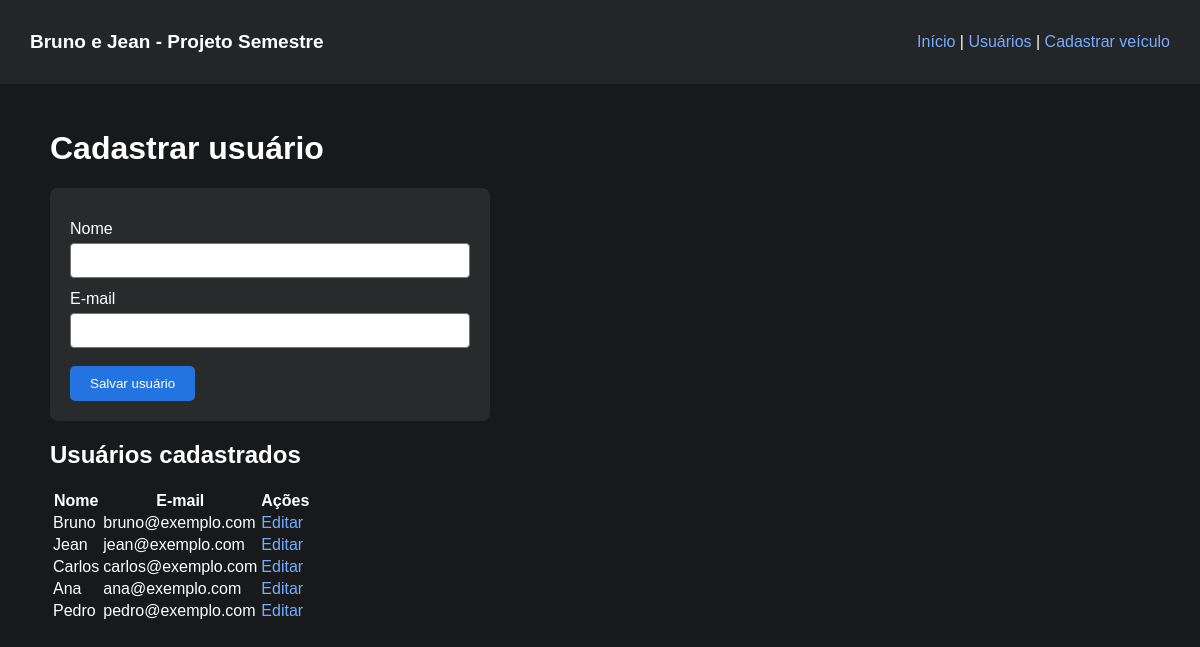
The app's page /usuarios.php with its own data.
### tables this page shows
CREATE TABLE IF NOT EXISTS usuarios (
 id_usuario INT AUTO_INCREMENT PRIMARY KEY,
 nome VARCHAR(100) NOT NULL,
 email VARCHAR(100) NOT NULL
);

### UsuarioDAO.php (called while the page is built, shortened)
<?php
class UsuarioDAO {
    private $conexao;
    function __construct($conexao) {
        $this->conexao = $conexao;
    }
    function listar() {
        $sql = "SELECT * FROM usuarios";
        $comando = $this->conexao->prepare($sql);
        $comando->execute();
        return $comando->fetchAll(PDO::FETCH_ASSOC);
    }
}

### usuarios.php (the view, shortened to what this page needs)
<?php
require_once "conexao.php";
require_once "UsuarioDAO.php";
$dao = new UsuarioDAO($conexao);
$id = isset($_GET["id"]) ? (int) $_GET["id"] : 0;
$usuario = $id ? $dao->buscarPorId($id) : false;
$usuarios = $dao->listar();
?>
<!DOCTYPE html>
<html lang="pt-br">
<head><meta charset="UTF-8"><title>Usuários - Bruno e Jean</title><link rel="stylesheet" href="style.css"></head>
<body>
<header><h2>Bruno e Jean - Projeto Semestre</h2><nav><a href="index.php">Início</a> | <a href="usuarios.php">Usuários</a> | <a href="anunciar.php">Cadastrar veículo</a></nav></header>
<main>
<h1><?php echo $usuario ? "Editar usuário" : "Cadastrar usuário"; ?></h1>
<form method="post">
<label>Nome</label>
<input type="text" name="nome" required maxlength="100" value="<?php echo htmlspecialchars($usuario["nome"] ?? ""); ?>">
<label>E-mail</label>
<input type="email" name="email" required maxlength="100" value="<?php echo htmlspecialchars($usuario["email"] ?? ""); ?>">
<button type="submit">Salvar usuário</button>
</form>
<h2>Usuários cadastrados</h2>
<?php if (count($usuarios) == 0) { ?>
<p>Nenhum usuário cadastrado.</p>
<?php } else { ?>
<table>
<tr><th>Nome</th><th>E-mail</th><th>Ações</th></tr>
<?php foreach ($usuarios as $item) { ?>
<tr>
<td><?php echo htmlspecialchars($item["nome"]); ?></td>
<td><?php echo htmlspecialchars($item["email"]); ?></td>
<td><a href="usuarios.php?id=<?php echo $item["id_usuario"]; ?>">Editar</a></td>
</tr>
<?php } ?>
</table>
<?php } ?>
</main>
</body>
</html>

### style.css (style rules this page uses)
body { margin: 0; background: #18191a; color: white; font-family: Arial, sans-serif; }
header { background: #242526; padding: 15px 30px; display: flex; justify-content: space-between; align-items: center; }
header h2 { font-size: 19px; }
a { color: #75adff; text-decoration: none; }
main { padding: 25px; max-width: 1100px; margin: auto; }
form { background: #292a2b; padding: 20px; max-width: 400px; border-radius: 8px; }
label { display: block; margin-top: 12px; margin-bottom: 5px; }
input, select { display: block; width: 100%; padding: 9px; box-sizing: border-box; border: 1px solid #777; border-radius: 4px; }
button { margin-top: 18px; background: #2374e1; color: white; padding: 10px 20px; border: 0; border-radius: 5px; cursor: pointer; }

### records on screen
usuarios: nome "Bruno", email "bruno@exemplo.com"
usuarios: nome "Jean", email "jean@exemplo.com"
usuarios: nome "Carlos", email "carlos@exemplo.com"
usuarios: nome "Ana", email "ana@exemplo.com"
usuarios: nome "Pedro", email "pedro@exemplo.com"
